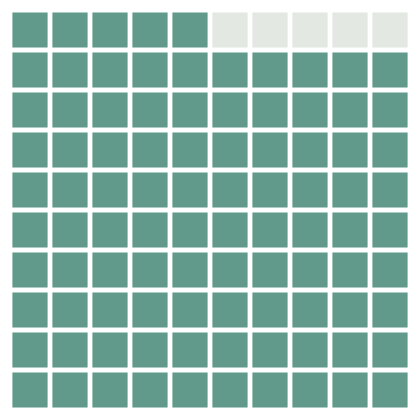

Specify this chart in Vega-Lite:
### Vega-Lite specification from a JSON file in a GitHub repository (floating-point values rounded to 4 significant figures)
{"$schema": "https://vega.github.io/schema/vega-lite/v6.json", "width": "container", "height": 210, "autosize": {"type": "fit", "contains": "padding"}, "config": {"background": null, "view": {"stroke": null}, "axis": {"domain": false, "gridColor": "#d9ded8", "gridOpacity": 0.65, "labelColor": "#10231f", "labelFont": "Inter", "labelFontSize": 12, "labelPadding": 7, "tickColor": "#a8b3ad", "titleColor": "#10231f", "titleFont": "Inter", "titleFontSize": 12, "titleFontWeight": 650, "titlePadding": 12}, "legend": {"labelColor": "#10231f", "labelFont": "Inter", "labelFontSize": 11, "symbolStrokeWidth": 3, "titleColor": "#10231f", "titleFont": "Inter", "titleFontSize": 11}, "header": {"labelColor": "#10231f", "labelFont": "Inter", "titleColor": "#10231f", "titleFont": "Inter"}}, "description": "A 100-cell waffle showing online video reach in Australia in 2025.", "data": {"sequence": {"start": 0, "stop": 100, "step": 1, "as": "cell"}}, "transform": [{"calculate": "datum.cell % 10", "as": "column"}, {"calculate": "9 - floor(datum.cell / 10)", "as": "row"}], "mark": {"type": "square", "filled": true, "size": 310, "cornerRadius": 2}, "encoding": {"x": {"field": "column", "type": "ordinal", "axis": null}, "y": {"field": "row", "type": "ordinal", "axis": null}, "color": {"condition": {"test": "datum.cell < 95", "value": "#1f6f5b"}, "value": "#d8ded8", "legend": null}, "tooltip": {"value": "95 in every 100 Australians used online video in the past six months"}}}
